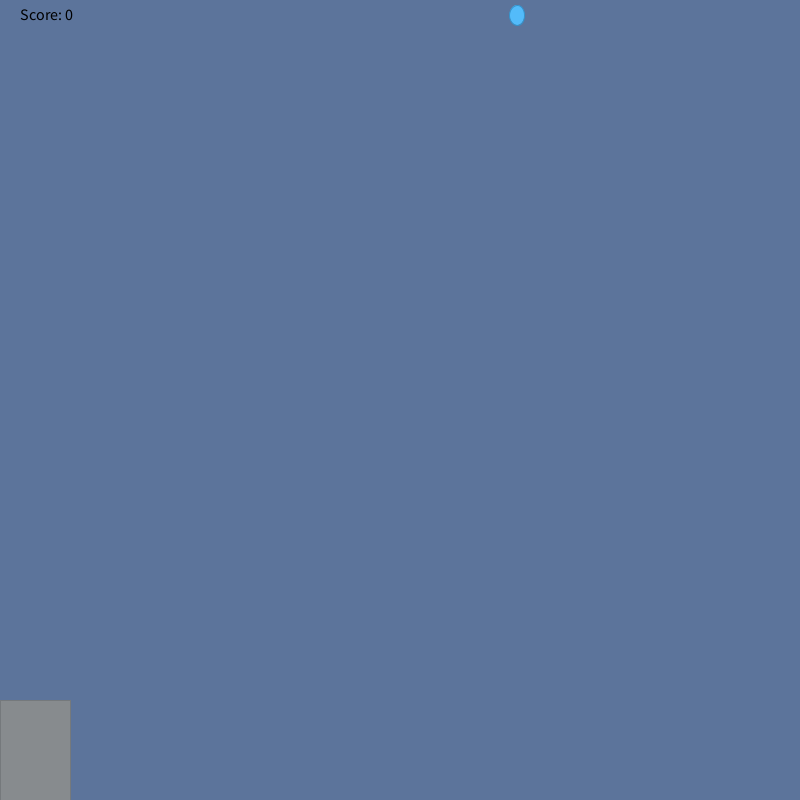
Frame 1 (no input)
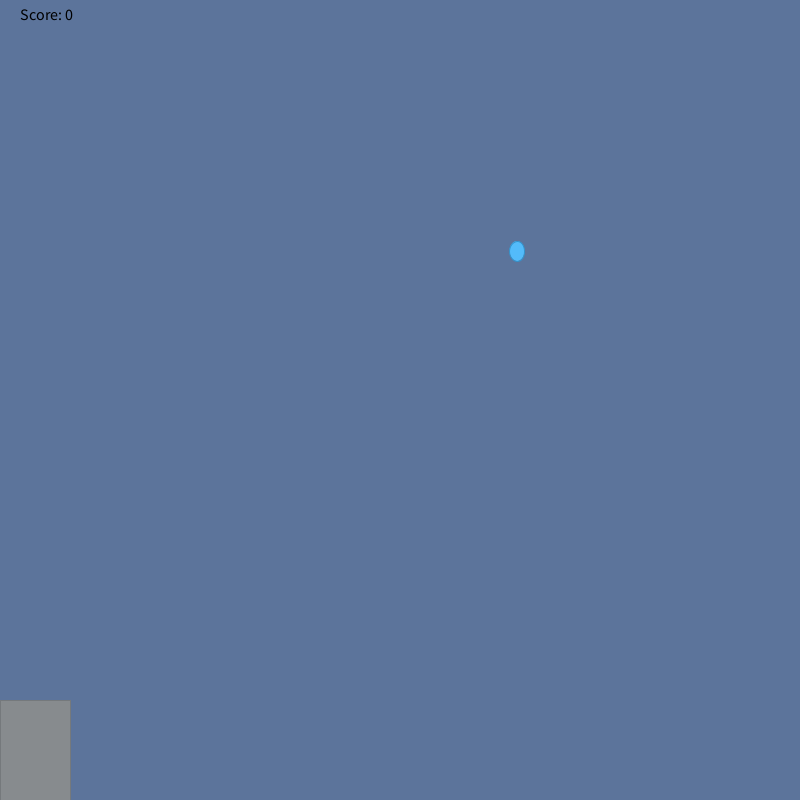
Frame 60 (the mouse pressed at the canvas centre just before this capture)
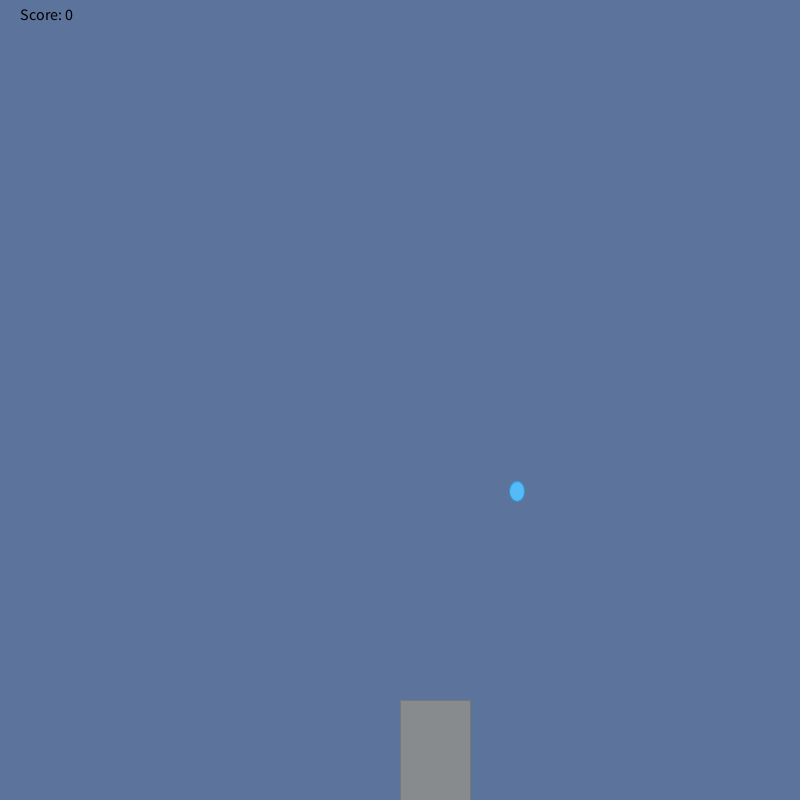
Frame 120 (the mouse held since frame 60 and released just before this capture)

The Processing sketch that drew these frames (run headless with seeded random() and noise(); from frame 60 on, the mouse is pressed at the canvas centre):

// Processing sketch: fish_200722a
// ── fish_200722a.pde

int lorax = 4;
int goalz = 0;
int tortilla = (int) random(800);
int fish = 15;
void setup(){
   size(800, 800);
   background(#5C749B);
  
}


void draw(){
  background(#5C749B);
   fill(0, 0, 0);
    textSize(16);
    text("Score: " + goalz, 20, 20);
  fill(#53BBFA);
    stroke(#3392CB);
    ellipse(tortilla, fish, 15, 20);
    fill(#878B8E);
    stroke(#75797C);
  rect(mouseX, 700, 70, 100);
    fish+=lorax;
  if(fish > 800){
    checkCatch(tortilla);
    fish = 15;
    tortilla = (int) random(800);
  }
  
}


void checkCatch(int x){
         if (x > mouseX && x < mouseX+100){
            goalz++;
            lorax++;
}
         else if (goalz > 0) {
            goalz--;
            lorax--;
         }
        println("Your score is now: " + goalz);
        
        
    }
